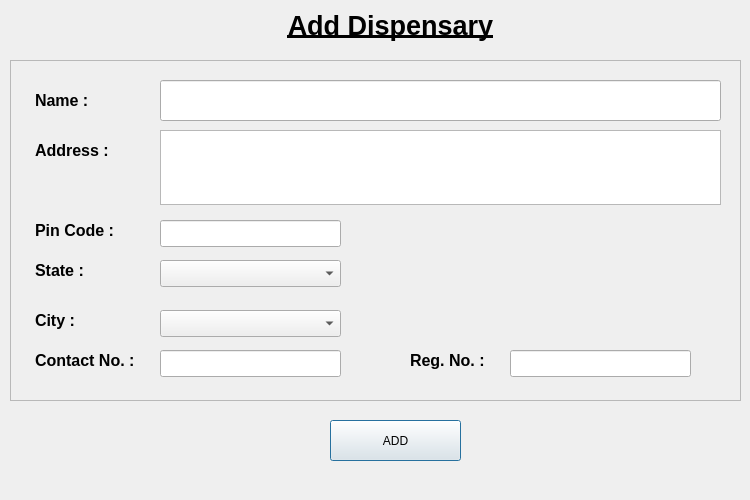
<?xml version="1.0" encoding="UTF-8"?>
<ui version="4.0">
 <class>addDispensary</class>
 <widget class="QDialog" name="addDispensary">
  <property name="geometry">
   <rect>
    <x>0</x>
    <y>0</y>
    <width>750</width>
    <height>500</height>
   </rect>
  </property>
  <property name="windowTitle">
   <string>Dialog</string>
  </property>
  <widget class="QLabel" name="title">
   <property name="geometry">
    <rect>
     <x>260</x>
     <y>0</y>
     <width>261</width>
     <height>51</height>
    </rect>
   </property>
   <property name="text">
    <string>&lt;html&gt;&lt;head/&gt;&lt;body&gt;&lt;p align=&quot;center&quot;&gt;&lt;span style=&quot; font-size:20pt; font-weight:600; text-decoration: underline;&quot;&gt;Add Dispensary&lt;/span&gt;&lt;/p&gt;&lt;/body&gt;&lt;/html&gt;</string>
   </property>
  </widget>
  <widget class="QFrame" name="frame">
   <property name="geometry">
    <rect>
     <x>10</x>
     <y>60</y>
     <width>731</width>
     <height>341</height>
    </rect>
   </property>
   <property name="styleSheet">
    <string notr="true"/>
   </property>
   <property name="frameShape">
    <enum>QFrame::StyledPanel</enum>
   </property>
   <property name="frameShadow">
    <enum>QFrame::Raised</enum>
   </property>
   <widget class="QLabel" name="nameLabel">
    <property name="geometry">
     <rect>
      <x>25</x>
      <y>20</y>
      <width>71</width>
      <height>41</height>
     </rect>
    </property>
    <property name="text">
     <string>&lt;html&gt;&lt;head/&gt;&lt;body&gt;&lt;p&gt;&lt;span style=&quot; font-size:12pt; font-weight:600;&quot;&gt;Name :&lt;/span&gt;&lt;/p&gt;&lt;/body&gt;&lt;/html&gt;</string>
    </property>
   </widget>
   <widget class="QLineEdit" name="name">
    <property name="geometry">
     <rect>
      <x>150</x>
      <y>20</y>
      <width>561</width>
      <height>41</height>
     </rect>
    </property>
   </widget>
   <widget class="QLabel" name="addressLabel">
    <property name="geometry">
     <rect>
      <x>25</x>
      <y>70</y>
      <width>91</width>
      <height>41</height>
     </rect>
    </property>
    <property name="text">
     <string>&lt;html&gt;&lt;head/&gt;&lt;body&gt;&lt;p&gt;&lt;span style=&quot; font-size:12pt; font-weight:600;&quot;&gt;Address :&lt;/span&gt;&lt;/p&gt;&lt;/body&gt;&lt;/html&gt;</string>
    </property>
   </widget>
   <widget class="QLabel" name="contactLabel">
    <property name="geometry">
     <rect>
      <x>25</x>
      <y>280</y>
      <width>131</width>
      <height>41</height>
     </rect>
    </property>
    <property name="text">
     <string>&lt;html&gt;&lt;head/&gt;&lt;body&gt;&lt;p&gt;&lt;span style=&quot; font-size:12pt; font-weight:600;&quot;&gt;Contact No. :&lt;/span&gt;&lt;/p&gt;&lt;/body&gt;&lt;/html&gt;</string>
    </property>
   </widget>
   <widget class="QLabel" name="stateLabel">
    <property name="geometry">
     <rect>
      <x>25</x>
      <y>190</y>
      <width>61</width>
      <height>41</height>
     </rect>
    </property>
    <property name="text">
     <string>&lt;html&gt;&lt;head/&gt;&lt;body&gt;&lt;p&gt;&lt;span style=&quot; font-size:12pt; font-weight:600;&quot;&gt;State :&lt;/span&gt;&lt;/p&gt;&lt;/body&gt;&lt;/html&gt;</string>
    </property>
   </widget>
   <widget class="QLabel" name="pinCodeLabel">
    <property name="geometry">
     <rect>
      <x>25</x>
      <y>150</y>
      <width>101</width>
      <height>41</height>
     </rect>
    </property>
    <property name="text">
     <string>&lt;html&gt;&lt;head/&gt;&lt;body&gt;&lt;p&gt;&lt;span style=&quot; font-size:12pt; font-weight:600;&quot;&gt;Pin Code :&lt;/span&gt;&lt;/p&gt;&lt;/body&gt;&lt;/html&gt;</string>
    </property>
   </widget>
   <widget class="QLabel" name="cityLabel">
    <property name="geometry">
     <rect>
      <x>25</x>
      <y>240</y>
      <width>61</width>
      <height>41</height>
     </rect>
    </property>
    <property name="text">
     <string>&lt;html&gt;&lt;head/&gt;&lt;body&gt;&lt;p&gt;&lt;span style=&quot; font-size:12pt; font-weight:600;&quot;&gt;City :&lt;/span&gt;&lt;/p&gt;&lt;/body&gt;&lt;/html&gt;</string>
    </property>
   </widget>
   <widget class="QTextEdit" name="address">
    <property name="geometry">
     <rect>
      <x>150</x>
      <y>70</y>
      <width>561</width>
      <height>75</height>
     </rect>
    </property>
   </widget>
   <widget class="QLineEdit" name="pinCode">
    <property name="geometry">
     <rect>
      <x>150</x>
      <y>160</y>
      <width>181</width>
      <height>27</height>
     </rect>
    </property>
   </widget>
   <widget class="QLineEdit" name="contact">
    <property name="geometry">
     <rect>
      <x>150</x>
      <y>290</y>
      <width>181</width>
      <height>27</height>
     </rect>
    </property>
    <property name="inputMethodHints">
     <set>Qt::ImhNone</set>
    </property>
   </widget>
   <widget class="QComboBox" name="state">
    <property name="geometry">
     <rect>
      <x>150</x>
      <y>200</y>
      <width>181</width>
      <height>27</height>
     </rect>
    </property>
   </widget>
   <widget class="QComboBox" name="city">
    <property name="geometry">
     <rect>
      <x>150</x>
      <y>250</y>
      <width>181</width>
      <height>27</height>
     </rect>
    </property>
   </widget>
   <widget class="QLabel" name="registrationNoLabel">
    <property name="geometry">
     <rect>
      <x>400</x>
      <y>280</y>
      <width>101</width>
      <height>41</height>
     </rect>
    </property>
    <property name="text">
     <string>&lt;html&gt;&lt;head/&gt;&lt;body&gt;&lt;p&gt;&lt;span style=&quot; font-size:12pt; font-weight:600;&quot;&gt;Reg. No. :&lt;/span&gt;&lt;/p&gt;&lt;/body&gt;&lt;/html&gt;</string>
    </property>
   </widget>
   <widget class="QLineEdit" name="pinCode_2">
    <property name="geometry">
     <rect>
      <x>500</x>
      <y>290</y>
      <width>181</width>
      <height>27</height>
     </rect>
    </property>
   </widget>
  </widget>
  <widget class="QPushButton" name="addButton">
   <property name="geometry">
    <rect>
     <x>330</x>
     <y>420</y>
     <width>131</width>
     <height>41</height>
    </rect>
   </property>
   <property name="text">
    <string>ADD</string>
   </property>
  </widget>
 </widget>
 <resources/>
 <connections/>
</ui>
